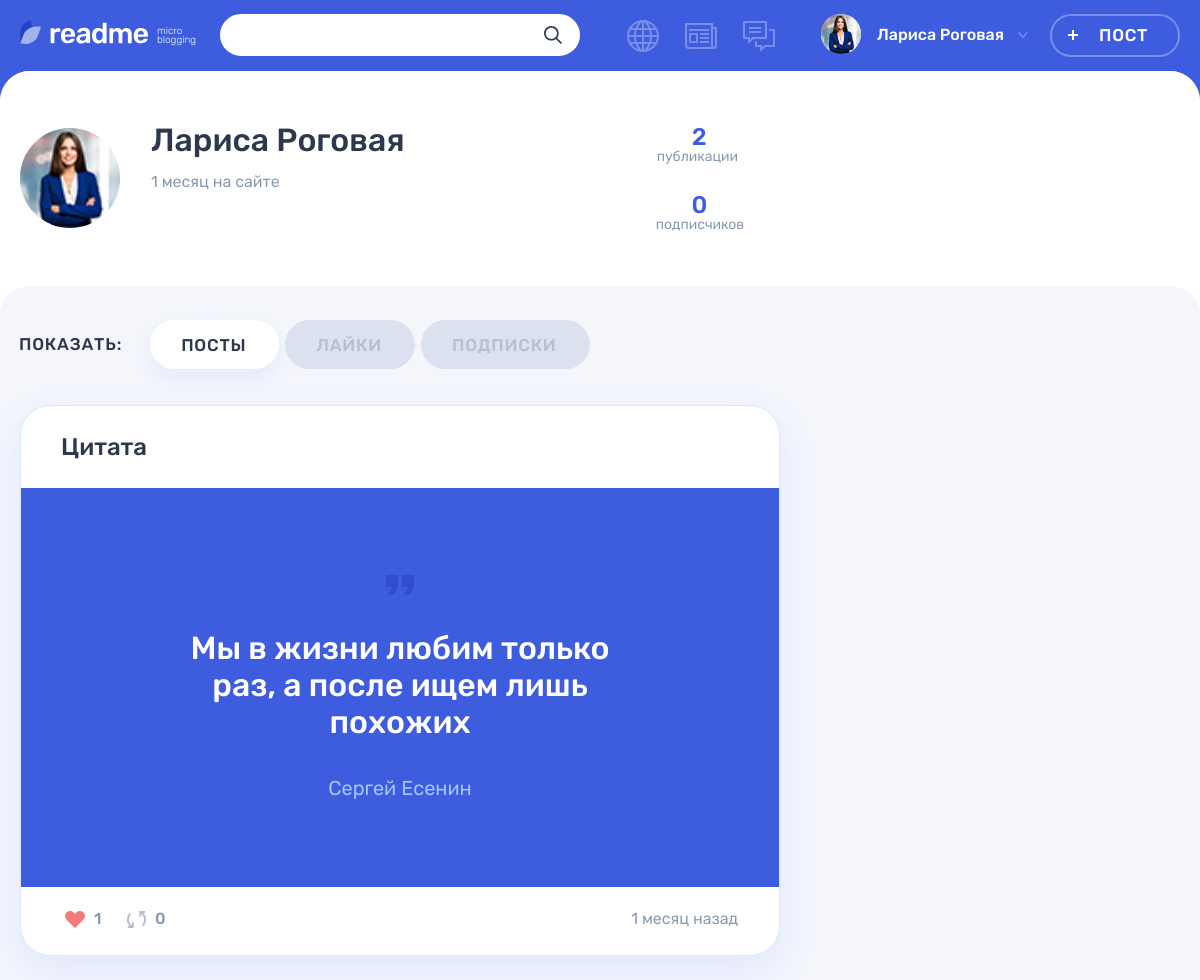
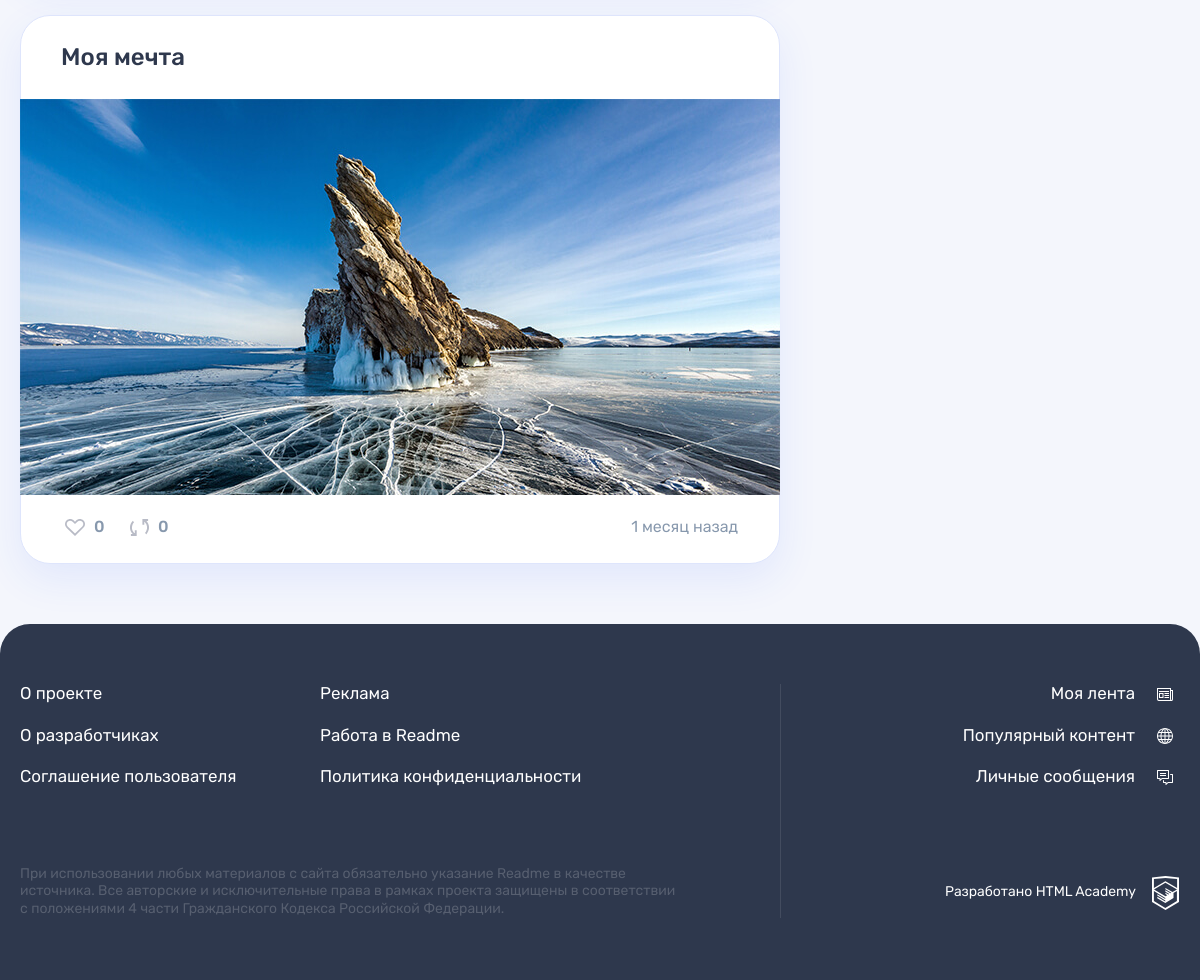
The app's page /profile.php?id=1&tab=posts (signed in) with its own data (2 pictures, top to bottom).
### tables this page shows
CREATE TABLE user (
	id INT UNSIGNED AUTO_INCREMENT PRIMARY KEY,
	dt_add TIMESTAMP NOT NULL DEFAULT CURRENT_TIMESTAMP(),
	email VARCHAR(128) NOT NULL,
	login VARCHAR(128) NOT NULL,
	password CHAR(64) NOT NULL,
	avatar_path VARCHAR(128),
	UNIQUE INDEX email(email)
);

CREATE TABLE post (
	id INT UNSIGNED AUTO_INCREMENT PRIMARY KEY,
	dt_add TIMESTAMP NOT NULL DEFAULT CURRENT_TIMESTAMP(),
	title VARCHAR(128) NOT NULL,
	text_content TEXT,
	quote_author VARCHAR(128),
	image_path VARCHAR(128),
	video_path VARCHAR(128),
	link VARCHAR(128),
	show_count INT UNSIGNED NOT NULL DEFAULT 0,
	is_repost BOOLEAN NOT NULL DEFAULT 0,
	author_id INT UNSIGNED NOT NULL,
	origin_post_id INT UNSIGNED,
	content_type_id INT UNSIGNED NOT NULL,
	FOREIGN KEY (author_id) REFERENCES user(id),
	FOREIGN KEY (origin_post_id) REFERENCES post(id),
	FOREIGN KEY (content_type_id) REFERENCES content_type(id),
	FULLTEXT INDEX post_ft_search(title, text_content)
);

### helpers.php (called while the page is built, shortened)
<?php
function get_noun_plural_form(int $number, string $one, string $two, string $many): string
{
    $number = (int)$number;
    $mod10 = $number % 10;
    $mod100 = $number % 100;
    switch (true) {
        case ($mod10 === 1):
            return $one;
        case ($mod10 >= 2 && $mod10 <= 4):
            return $two;
        default:
            return $many;
    }
}
function include_template($name, array $data = [])
{
    $name = 'templates/' . $name;
    extract($data);
    require $name;
    $result = ob_get_clean();
    return $result;
}

### functions.php (called while the page is built, shortened)
<?php
function get_mysqli_result(mysqli $link, string $sql, string $result_type = 'all') {
    if (!$result = mysqli_query($link, $sql)) {
        update_errors_log($link, $sql, 'mysql_errors.txt');
        http_response_code(500);
        exit;
    } elseif ($result_type === 'all') {
        $result = mysqli_fetch_all($result, MYSQLI_ASSOC);
    } elseif ($result_type === 'assoc') {
        $result = mysqli_fetch_assoc($result);
    }
    return $result;
}
function esc(string $str) : string {
    $text = htmlspecialchars($str);
    return $text;
}
function get_relative_time(string $date) : string {
    $ts_diff = time() - strtotime($date);
    if ($ts_diff < 60) {
        $relative_time = "$ts_diff " . get_noun_plural_form($ts_diff, 'секунда', 'секунды', 'секунд');
    } elseif ($ts_diff < 3600) {
        $minutes = floor($ts_diff / 60);
        $relative_time = "$minutes " . get_noun_plural_form($minutes, 'минута', 'минуты', 'минут');
    } elseif ($ts_diff < 86400) {
        $hours = floor($ts_diff / 3600);
        $relative_time = "$hours " . get_noun_plural_form($hours, 'час', 'часа', 'часов');
    } elseif ($ts_diff < 604800) {
        $days = floor($ts_diff / 86400);
        $relative_time = "$days " . get_noun_plural_form($days, 'день', 'дня', 'дней');
    } elseif ($ts_diff < 3024000) {
        $weeks = floor($ts_diff / 604800);
        $relative_time = "$weeks " . get_noun_plural_form($weeks, 'неделя', 'недели', 'недель');
    } elseif ($ts_diff >= 3024000) {
        $dt_diff = date_diff(date_create($date), date_create('now'));
        $months = date_interval_format($dt_diff, '%m');
        $relative_time = "$months " . get_noun_plural_form($months, 'месяц', 'месяца', 'месяцев');
    }
    return $relative_time;
}
function validate_user(mysqli $link, int $user_id) : int {
    $sql = "SELECT id FROM user WHERE id = $user_id";
    $result = get_mysqli_result($link, $sql, false);
    return $user_id;
}
function get_likes_indicator_class(mysqli $link, int $post_id) : string {
    $user_id = intval($_SESSION['user']['id']);
    $sql = "SELECT id FROM post_like WHERE post_id = $post_id AND author_id = $user_id";
    $result = get_mysqli_result($link, $sql, false);
    return mysqli_num_rows($result) ? ' post__indicator--likes-active' : '';
}
function get_likes_count(mysqli $link, int $post_id) : int {
    $sql = "SELECT COUNT(id) FROM post_like WHERE post_id = $post_id";
    $likes_count = get_mysqli_result($link, $sql, 'assoc')['COUNT(id)'];
    return $likes_count;
}
function get_repost_count(mysqli $link, int $post_id) : int {
    $sql = "SELECT COUNT(id) FROM post WHERE origin_post_id = $post_id";
    $repost_count = get_mysqli_result($link, $sql, 'assoc')['COUNT(id)'];
    return $repost_count;
}
function get_subscriber_count(mysqli $link, int $user_id, bool $numeric_value = false) : string {
    $sql = "SELECT COUNT(id) FROM subscription WHERE user_id = $user_id";
    $subscriber_count = get_mysqli_result($link, $sql, 'assoc')['COUNT(id)'];
    if ($numeric_value) {
        return $subscriber_count;
    }
    return get_noun_plural_form($subscriber_count, ' подписчик', ' подписчика', ' подписчиков');
}
function get_publication_count(mysqli $link, int $user_id, bool $numeric_value = false) : string {
    $sql = "SELECT COUNT(*) FROM post WHERE author_id = $user_id";
    $publication_count = get_mysqli_result($link, $sql, 'assoc')['COUNT(*)'];
    if ($numeric_value) {
        return $publication_count;
    }
    return get_noun_plural_form($publication_count, ' публикация', ' публикации', ' публикаций');
}

### templates/profile.php (the view, shortened to what this page needs)
<div class="profile profile--default">
    <div class="profile__user-wrapper">
        <div class="profile__user user container">
            <div class="profile__user-info user__info">
                <div class="profile__avatar user__avatar">
                    <?php if (!empty($user['avatar_path'])): ?>
                    <?php $style = 'width: 100px; height: 100px; object-fit: cover;'; ?>
                    <img style="<?= $style ?>" class="profile__picture user__picture" src="uploads/<?= esc($user['avatar_path']) ?>" alt="Аватар пользователя">
                    <?php endif; ?>
                </div>
                <div class="profile__name-wrapper user__name-wrapper">
                    <span class="profile__name user__name"><?= esc($user['login']) ?></span>
                    <time class="profile__user-time user__time" datetime="<?= esc($user['dt_add']) ?>"><?= get_relative_time($user['dt_add']) ?> на сайте</time>
                </div>
            </div>
            <div class="profile__rating user__rating">
                <p class="profile__rating-item user__rating-item user__rating-item--publications">
                    <span class="user__rating-amount"><?= get_publication_count($link, $user['id'], true) ?></span>
                    <span class="profile__rating-text user__rating-text"><?= get_publication_count($link, $user['id']) ?></span>
                </p>
                <p class="profile__rating-item user__rating-item user__rating-item--subscribers">
                    <span class="user__rating-amount"><?= get_subscriber_count($link, $user['id'], true) ?></span>
                    <span class="profile__rating-text user__rating-text"><?= get_subscriber_count($link, $user['id']) ?></span>
                </p>
            </div>
        </div>
    </div>
    <div class="profile__tabs-wrapper tabs">
        <div class="container">
            <div class="profile__tabs filters">
                <b class="profile__tabs-caption filters__caption">Показать:</b>
                <ul class="profile__tabs-list filters__list tabs__list">
                    <li class="profile__tabs-item filters__item">
                        <?php $user_id = esc($user['id']); ?>
                        <?php $classname = isset($_GET['tab']) && $_GET['tab'] === 'posts' ? ' filters__button--active tabs__item--active' : ''; ?>
                        <?php $href = isset($_GET['tab']) && $_GET['tab'] === 'posts' ? '' : " href=\"/profile.php?id={$user_id}&tab=posts\""; ?>
                        <a class="profile__tabs-link filters__button tabs__item button<?= $classname ?>"<?= $href ?>>Посты</a>
                    </li>
                    <li class="profile__tabs-item filters__item">
                        <?php $classname = isset($_GET['tab']) && $_GET['tab'] === 'likes' ? ' filters__button--active tabs__item--active' : ''; ?>
                        <?php $href = isset($_GET['tab']) && $_GET['tab'] === 'likes' ? '' : " href=\"/profile.php?id={$user_id}&tab=likes\""; ?>
                        <a class="profile__tabs-link filters__button tabs__item button<?= $classname ?>"<?= $href ?>>Лайки</a>
                    </li>
                    <li class="profile__tabs-item filters__item">
                        <?php $classname = isset($_GET['tab']) && $_GET['tab'] === 'subscriptions' ? ' filters__button--active tabs__item--active' : ''; ?>
                        <?php $href = isset($_GET['tab']) && $_GET['tab'] === 'subscriptions' ? '' : " href=\"/profile.php?id={$user_id}&tab=subscriptions\""; ?>
                        <a class="profile__tabs-link filters__button tabs__item button<?= $classname ?>"<?= $href ?>>Подписки</a>
                    </li>
                </ul>
            </div>
            <div class="profile__tab-content">
                <section class="profile__posts tabs__content<?php if (isset($_GET['tab']) && $_GET['tab'] === 'posts'): ?> tabs__content--active<?php endif; ?>">
                    <?php foreach ($posts as $post): ?>
                    <article id="article-<?= esc($post['id']) ?>" class="profile__post post post-<?= esc($post['class_name']) ?>">
                        <header class="post__header">
                            <?php $style = $post['class_name'] === 'text' ? 'padding: 29px 40px 5px;' : ''; ?>
                            <h2 style="<?= $style ?>"><a href="/post.php?id=<?= esc($post['id']) ?>"><?= esc($post['title']) ?></a></h2>
                        </header>
                        <div style="min-height: 110px;" class="post__main">
                            <?php $post['display_mode'] = 'feed'; ?>
                            <?php if ($post['class_name'] === 'quote'): ?>
                            <?= include_template('inc/post-quote.php', ['post' => $post]) ?>
                            <?php elseif ($post['class_name'] === 'link'): ?>
                            <?= include_template('inc/post-link.php', ['post' => $post]) ?>
                            <?php elseif ($post['class_name'] === 'photo'): ?>
                            <?= include_template('inc/post-photo.php', ['post' => $post]) ?>
                            <?php elseif ($post['class_name'] === 'video'): ?>
                            <?= include_template('inc/post-video.php', ['post' => $post]) ?>
                            <?php elseif ($post['class_name'] === 'text'): ?>
                            <?= include_template('inc/post-text.php', ['post' => $post]) ?>
                            <?php endif; ?>
                        </div>
                        <footer class="post__footer">
                            <div class="post__indicators">
                                <div class="post__buttons">
                                    <a class="post__indicator post__indicator--likes<?= get_likes_indicator_class($link, $post['id']) ?> button" href="/like.php?id=<?= esc($post['id']) ?>" title="Лайк">
                                        <svg class="post__indicator-icon" width="20" height="17">
                                            <use xlink:href="#icon-heart"></use>
                                        </svg>
                                        <svg class="post__indicator-icon post__indicator-icon--like-active" width="20" height="17">
                                            <use xlink:href="#icon-heart-active"></use>
                                        </svg>
                                        <span><?= get_likes_count($link, $post['id']) ?></span>
                                    </a>
                                    <a class="post__indicator post__indicator--repost button" href="#" title="Репост">
                                        <svg class="post__indicator-icon" width="19" height="17">
                                            <use xlink:href="#icon-repost"></use>
                                        </svg>
                                        <span><?= get_repost_count($link, $post['id']) ?></span>
                                    </a>
                                </div>
                                <time class="post__time" datetime="<?= esc($post['dt_add']) ?>"><?= get_relative_time($post['dt_add']) ?> назад</time>
                            </div>
                        </footer>
                    </article>
                    <?php endforeach; ?>
                </section>
            </div>
        </div>
    </div>
</div>

### templates/inc/post-quote.php
<blockquote>
    <p><?= nl2br(esc($post['text_content']), false) ?></p>
    <cite><?= esc($post['quote_author']) ?></cite>
</blockquote>

### templates/inc/post-photo.php
<?php if (isset($post['display_mode']) && $post['display_mode'] === 'details'): ?>
<div class="post-photo__image-wrapper">
    <img src="uploads/<?= esc($post['image_path']) ?>" alt="Фото от пользователя" width="760" height="507">
</div>
<?php elseif (isset($post['display_mode']) && $post['display_mode'] === 'feed'): ?>
<div class="post-photo__image-wrapper">
    <?php $style = 'width: 760px; height: 396px; object-fit: cover; object-position: top;'; ?>
    <img style="<?= $style ?>" src="uploads/<?= esc($post['image_path']) ?>" alt="Фото от пользователя" width="760" height="396">
</div>
<?php else: ?>
<div class="post-photo__image-wrapper">
    <img src="uploads/<?= esc($post['image_path']) ?>" alt="Фото от пользователя" width="360" height="240">
</div>
<?php endif; ?>

### records on screen
user: avatar_path (picture), login "Лариса Роговая", dt_add "1 месяц"
post: title "Цитата", text_content "Мы в жизни любим только раз, а после ищем лишь похожих", quote_author "Сергей Есенин", id "1", id "0", dt_add "1 месяц"
post: title "Моя мечта", image_path (placeholder picture), id "0", dt_add "1 месяц"

### other values on screen
$_SESSION['user']['login'] "Лариса Роговая"
get_publication_count($link, $user['id'], true) "2"
get_publication_count($link, $user['id']) "публикации"
get_subscriber_count($link, $user['id'], true) "0"
get_subscriber_count($link, $user['id']) "подписчиков"
